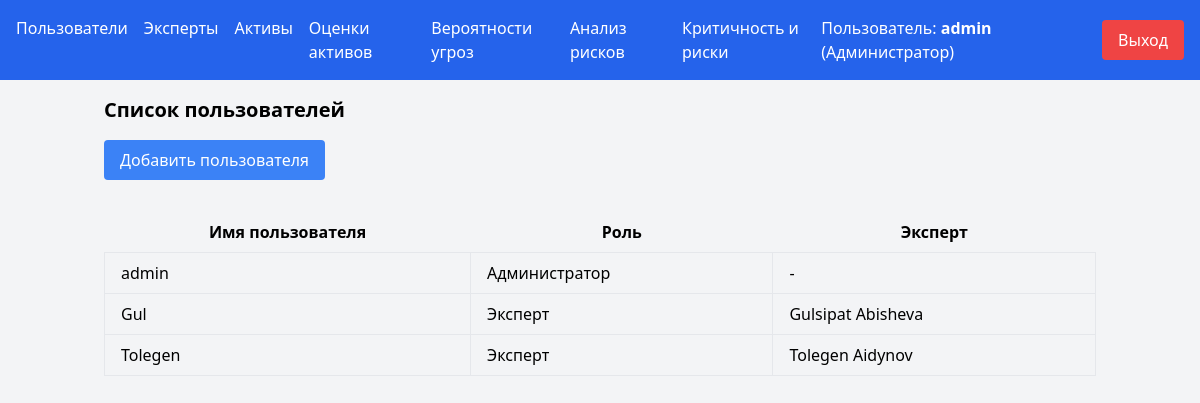
The app's page /users (signed in) with its own data.
### tables this page shows
CREATE TABLE users (
                id INTEGER PRIMARY KEY AUTOINCREMENT,
                username TEXT NOT NULL UNIQUE,
                password_hash TEXT NOT NULL,
                role TEXT NOT NULL CHECK(role IN ('admin', 'expert')),
                expert_id INTEGER,
                FOREIGN KEY (expert_id) REFERENCES experts(id)
            );

CREATE TABLE experts (
                id INTEGER PRIMARY KEY AUTOINCREMENT,
                name TEXT NOT NULL UNIQUE
            );

### app.py (the view)
@app.route('/users')
@admin_required
def list_users():
    with sqlite3.connect('risk_assessment.db') as conn:
        cursor = conn.cursor()
        cursor.execute('''
            SELECT u.id, u.username, u.role, e.name
            FROM users u
            LEFT JOIN experts e ON u.expert_id = e.id
            ORDER BY u.role, u.username
        ''')
        users = cursor.fetchall()
    return render_template('users.html', users=users)

### app.py (called while the page is built)
def admin_required(f):
    @wraps(f)
    def decorated_function(*args, **kwargs):
        if 'user_id' not in session:
            flash('Пожалуйста, войдите в систему для доступа к этой странице.')
            return redirect(url_for('login'))
        if session.get('role') != 'admin':
            flash('Доступ запрещён. Требуются права администратора.')
            return redirect(url_for('index'))
        return f(*args, **kwargs)
    return decorated_function

### templates/users.html
{% extends "index.html" %}
{% block content %}
    <h2 class="text-xl font-semibold mb-4">Список пользователей</h2>
    <a href="{{ url_for('add_user') }}" class="bg-blue-500 text-white px-4 py-2 rounded mb-4 inline-block">Добавить пользователя</a>
    <table class="table-auto w-full mt-4">
        <thead>
            <tr>
                <th class="px-4 py-2">Имя пользователя</th>
                <th class="px-4 py-2">Роль</th>
                <th class="px-4 py-2">Эксперт</th>
            </tr>
        </thead>
        <tbody>
            {% for user in users %}
                <tr>
                    <td class="border px-4 py-2">{{ user[1] }}</td>
                    <td class="border px-4 py-2">{{ 'Администратор' if user[2] == 'admin' else 'Эксперт' }}</td>
                    <td class="border px-4 py-2">{{ user[3] if user[3] else '-' }}</td>
                </tr>
            {% endfor %}
        </tbody>
    </table>
{% endblock %}

### records on screen
users: username "admin", role "Администратор", user "-"
users: username "Gul", role "Эксперт", name "Gulsipat Abisheva"
users: username "Tolegen", role "Эксперт", name "Tolegen Aidynov"

### other values on screen
{{ session.get('username') }} "admin"
{{ 'Администратор' if session.get('role') == 'admin' else 'Эксперт' }} "Администратор"
